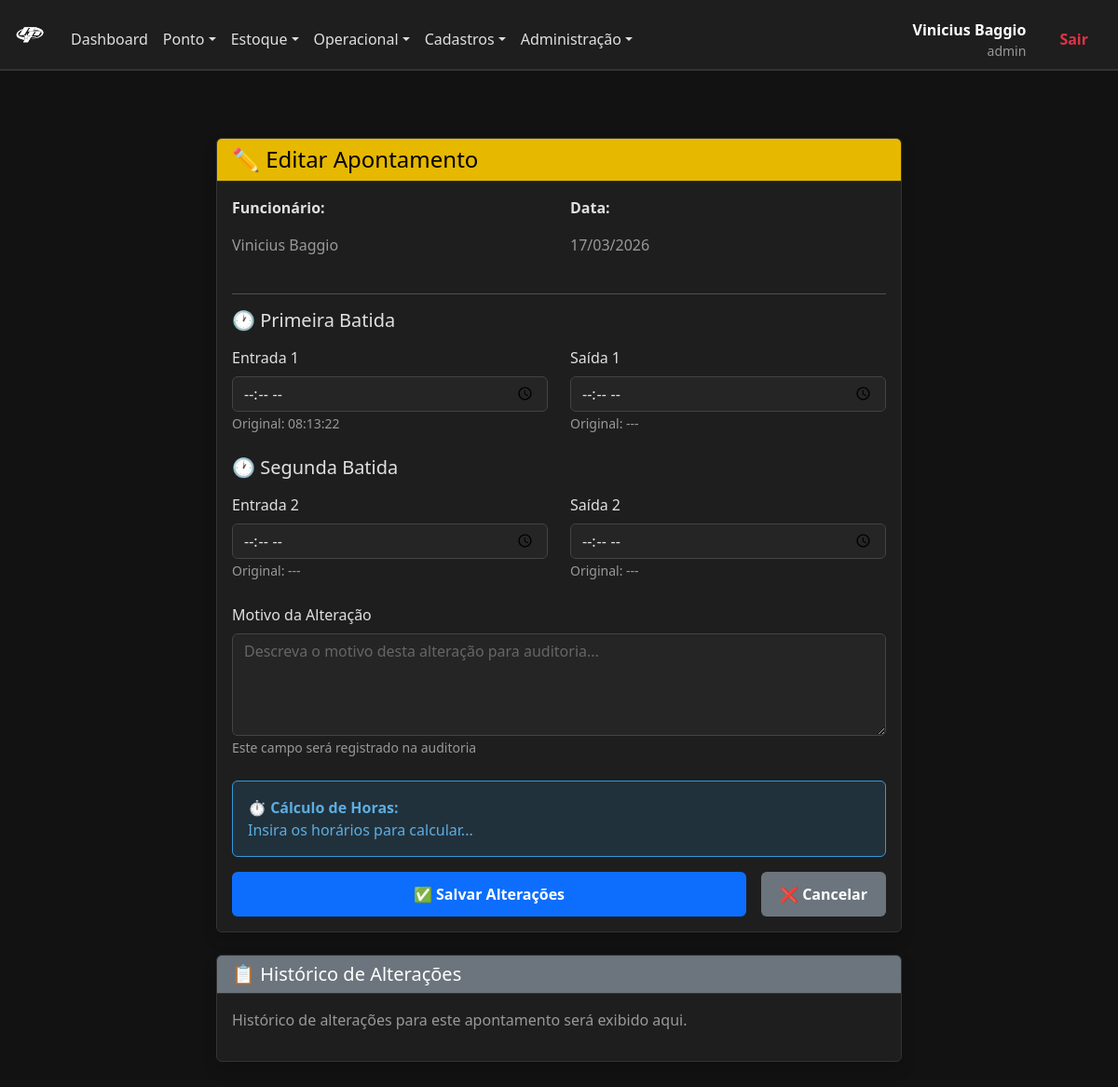
/index.php?rota=editar_ponto&id=3 (signed in), run on the app's committed database.
### tables this page shows
CREATE TABLE `apontamentos_ponto` (
  `id` int(11) NOT NULL,
  `usuario_id` int(11) NOT NULL,
  `data` date NOT NULL,
  `hora_entrada_1` time DEFAULT NULL,
  `hora_saida_1` time DEFAULT NULL,
  `foto_entrada_1` varchar(255) DEFAULT NULL COMMENT 'Path: 2026-03-14/user_5_entrada_1.jpg',
  `foto_saida_1` varchar(255) DEFAULT NULL,
  `geo_entrada_1` varchar(50) DEFAULT NULL COMMENT 'Formato: -23.5505,-46.6333',
  `geo_saida_1` varchar(50) DEFAULT NULL,
  `geo_precisao_entrada_1` int(11) DEFAULT NULL COMMENT 'Precisão em metros',
  `geo_precisao_saida_1` int(11) DEFAULT NULL,
  `ip_origem_entrada_1` varchar(50) DEFAULT NULL,
  `ip_origem_saida_1` varchar(50) DEFAULT NULL,
  `device_id_entrada_1` varchar(255) DEFAULT NULL COMMENT 'Canvas fingerprint',
  `device_id_saida_1` varchar(255) DEFAULT NULL,
  `user_agent_entrada_1` text DEFAULT NULL,
  `user_agent_saida_1` text DEFAULT NULL,
  `hora_entrada_2` time DEFAULT NULL,
  `hora_saida_2` time DEFAULT NULL,
  `foto_entrada_2` varchar(255) DEFAULT NULL,
  `foto_saida_2` varchar(255) DEFAULT NULL,
  `geo_entrada_2` varchar(50) DEFAULT NULL,
  `geo_saida_2` varchar(50) DEFAULT NULL,
  `geo_precisao_entrada_2` int(11) DEFAULT NULL,
  `geo_precisao_saida_2` int(11) DEFAULT NULL,
  `ip_origem_entrada_2` varchar(50) DEFAULT NULL,
  `ip_origem_saida_2` varchar(50) DEFAULT NULL,
  `device_id_entrada_2` varchar(255) DEFAULT NULL,
  `device_id_saida_2` varchar(255) DEFAULT NULL,
  `user_agent_entrada_2` text DEFAULT NULL,
  `user_agent_saida_2` text DEFAULT NULL,
  `hora_entrada_3` time DEFAULT NULL,
  `hora_saida_3` time DEFAULT NULL,
  `foto_entrada_3` varchar(255) DEFAULT NULL,
  `foto_saida_3` varchar(255) DEFAULT NULL,
  `geo_entrada_3` varchar(50) DEFAULT NULL,
  `geo_saida_3` varchar(50) DEFAULT NULL,
  `geo_precisao_entrada_3` int(11) DEFAULT NULL,
  `geo_precisao_saida_3` int(11) DEFAULT NULL,
  `ip_origem_entrada_3` varchar(50) DEFAULT NULL,
  `ip_origem_saida_3` varchar(50) DEFAULT NULL,
  `device_id_entrada_3` varchar(255) DEFAULT NULL,
  `device_id_saida_3` varchar(255) DEFAULT NULL,
  `user_agent_entrada_3` text DEFAULT NULL,
  `user_agent_saida_3` text DEFAULT NULL,
  `status` varchar(50) DEFAULT 'presente' COMMENT 'presente, ausente, falta, atestado',
  `observacao` text DEFAULT NULL,
  `criado_em` datetime DEFAULT current_timestamp(),
  `atualizado_em` datetime DEFAULT current_timestamp() ON UPDATE current_timestamp()
);

CREATE TABLE `usuarios` (
  `id` int(11) NOT NULL,
  `nome` varchar(100) NOT NULL,
  `username` varchar(50) DEFAULT NULL,
  `email` varchar(100) NOT NULL,
  `cpf` varchar(14) DEFAULT NULL,
  `departamento` varchar(100) DEFAULT 'Geral',
  `cargo` varchar(100) DEFAULT 'Operacional',
  `senha` varchar(255) NOT NULL,
  `nivel` varchar(20) DEFAULT 'comum',
  `carga_horaria_diaria` decimal(4,2) DEFAULT 8.00,
  `horario_entrada_1` time DEFAULT '08:00:00',
  `horario_saida_1` time DEFAULT '12:00:00',
  `horario_entrada_2` time DEFAULT '13:00:00',
  `horario_saida_2` time DEFAULT '18:00:00',
  `data_admissao` date DEFAULT NULL,
  `tipo_contrato` varchar(50) DEFAULT 'CLT'
);

### src/controllers/PontoController.php (called while the page is built, shortened)
<?php
class PontoController {
    public function editarPonto() {
        $apontamento_id = $_GET['id'] ?? null;
        $pdo = Database::getConnection();
        $sql = "SELECT ap.*, u.nome FROM apontamentos_ponto ap INNER JOIN usuarios u ON ap.usuario_id = u.id WHERE ap.id = ?";
        $stmt = $pdo->prepare($sql);
        $stmt->execute([$apontamento_id]);
        $apontamento = $stmt->fetch(PDO::FETCH_ASSOC);
        require __DIR__ . '/../views/geral/header.php';
        require __DIR__ . '/../views/admin/editar_ponto.php';
        require __DIR__ . '/../views/geral/footer.php';
    }
}
?>

### src/views/admin/editar_ponto.php (the view, shortened to what this page needs)
<div class="container py-5">
    <div class="row justify-content-center">
        <div class="col-lg-8">
            <div class="card shadow">
                <div class="card-header bg-primary text-white">
                    <h4 class="mb-0">✏️ Editar Apontamento</h4>
                </div>
                <div class="card-body">
                    <div class="row mb-4">
                        <div class="col-md-6">
                            <p><strong>Funcionário:</strong></p>
                            <p class="text-muted"><?php echo $apontamento['nome']; ?></p>
                        </div>
                        <div class="col-md-6">
                            <p><strong>Data:</strong></p>
                            <p class="text-muted"><?php echo date('d/m/Y', strtotime($apontamento['data'])); ?></p>
                        </div>
                    </div>
                    <hr>
                    <form id="form-editar-ponto" method="POST" action="index.php?rota=salvar_edicao_ponto">
                        <fieldset class="mb-4">
                            <legend class="h5 mb-3">🕐 Primeira Batida</legend>
                            <div class="row">
                                <div class="col-md-6">
                                    <label class="form-label">Entrada 1</label>
                                    <input type="time"
                                           name="hora_entrada_1"
                                           class="form-control"
                                           value="<?php echo explode(' ', $apontamento['hora_entrada_1'])[1] ?? ''; ?>"
                                           required>
                                    <small class="form-text text-muted">Original: <?php echo $apontamento['hora_entrada_1'] ?? '---'; ?></small>
                                </div>
                                <div class="col-md-6">
                                    <label class="form-label">Saída 1</label>
                                    <input type="time"
                                           name="hora_saida_1"
                                           class="form-control"
                                           value="<?php echo explode(' ', $apontamento['hora_saida_1'])[1] ?? ''; ?>">
                                    <small class="form-text text-muted">Original: <?php echo $apontamento['hora_saida_1'] ?? '---'; ?></small>
                                </div>
                            </div>
                        </fieldset>
                        <fieldset class="mb-4">
                            <legend class="h5 mb-3">🕐 Segunda Batida</legend>
                            <div class="row">
                                <div class="col-md-6">
                                    <label class="form-label">Entrada 2</label>
                                    <input type="time"
                                           name="hora_entrada_2"
                                           class="form-control"
                                           value="<?php echo explode(' ', $apontamento['hora_entrada_2'])[1] ?? ''; ?>">
                                    <small class="form-text text-muted">Original: <?php echo $apontamento['hora_entrada_2'] ?? '---'; ?></small>
                                </div>
                                <div class="col-md-6">
                                    <label class="form-label">Saída 2</label>
                                    <input type="time"
                                           name="hora_saida_2"
                                           class="form-control"
                                           value="<?php echo explode(' ', $apontamento['hora_saida_2'])[1] ?? ''; ?>">
                                    <small class="form-text text-muted">Original: <?php echo $apontamento['hora_saida_2'] ?? '---'; ?></small>
                                </div>
                            </div>
                        </fieldset>
                        <div class="mb-4">
                            <label class="form-label">Motivo da Alteração</label>
                            <textarea name="motivo_alteracao"
                                      class="form-control"
                                      rows="4"
                                      required
                                      placeholder="Descreva o motivo desta alteração para auditoria..."></textarea>
                            <small class="form-text text-muted">Este campo será registrado na auditoria</small>
                        </div>
                        <div class="alert alert-info">
                            <strong>⏱️ Cálculo de Horas:</strong>
                            <p class="mb-0" id="horas-calculadas">Insira os horários para calcular...</p>
                        </div>
                        <div class="d-flex gap-3">
                            <button type="submit" class="btn btn-primary flex-grow-1">
                                ✅ Salvar Alterações
                            </button>
                            <a href="index.php?rota=ponto_todos" class="btn btn-secondary">
                                ❌ Cancelar
                            </a>
                        </div>
                    </form>
                </div>
            </div>
            <div class="card shadow mt-4">
                <div class="card-header bg-secondary text-white">
                    <h5 class="mb-0">📋 Histórico de Alterações</h5>
                </div>
                <div class="card-body">
                    <div class="timeline">
                        <p class="text-muted">Histórico de alterações para este apontamento será exibido aqui.</p>
                    </div>
                </div>
            </div>
        </div>
    </div>
</div>

### assets/estilo.css (style rules this page uses)
:root { --bg-color: #121212; --surface-color: #1e1e1e; --bg-surface-2: #252525; --primary-color: #e6b800; --text-color: #e0e0e0; --sidebar-width: 260px; --brand-green: #27ae60; --brand-red: #c0392b; --transition-speed: 0.3s; }
* { box-sizing: border-box; }
html, body { background-color: var(--bg-color); color: var(--text-color); font-family: 'Segoe UI', Roboto, Helvetica, Arial, sans-serif; margin: 0; transition: padding-left var(--transition-speed) ease; line-height: 1.5; min-height: 100vh; }
a { text-decoration: none; color: inherit; }
.card { background-color: var(--surface-color); border-color: #333; color: var(--text-color); }
.card-header { background-color: #252525; border-color: #333; color: var(--text-color); }
.card-header.bg-primary { background-color: var(--primary-color) !important; color: #000 !important; }
.alert { color: var(--text-color); }
.alert-info { background-color: rgba(52, 152, 219, 0.15); border-color: #3498db; color: #5dade2; }
.form-control, .form-select { background-color: #252525; border-color: #444; color: var(--text-color); }
.form-control::placeholder { color: #666; }
.btn { padding: 12px 20px; border-radius: 6px; font-weight: bold; cursor: pointer; border: none; display: inline-flex; align-items: center; justify-content: center; gap: 8px; transition: 0.2s; }
a { color: var(--primary-color); transition: color 0.2s ease; }
.text-muted { color: #999 !important; }

### data on the page
apontamentos_ponto: usuario.nome "Vinicius Baggio", data "17/03/2026", hora_entrada_1 "08:13:22", hora_saida_1 "---", hora_entrada_2 "---", hora_saida_2 "---"

### other printed values
$item['label'] "Dashboard"
$item['label'] "Ponto"
$item['label'] "Estoque"
$item['label'] "Operacional"
$item['label'] "Cadastros"
$item['label'] "Administração"
$_SESSION['user_name'] "Vinicius Baggio"
$_SESSION['user_nivel'] "admin"
